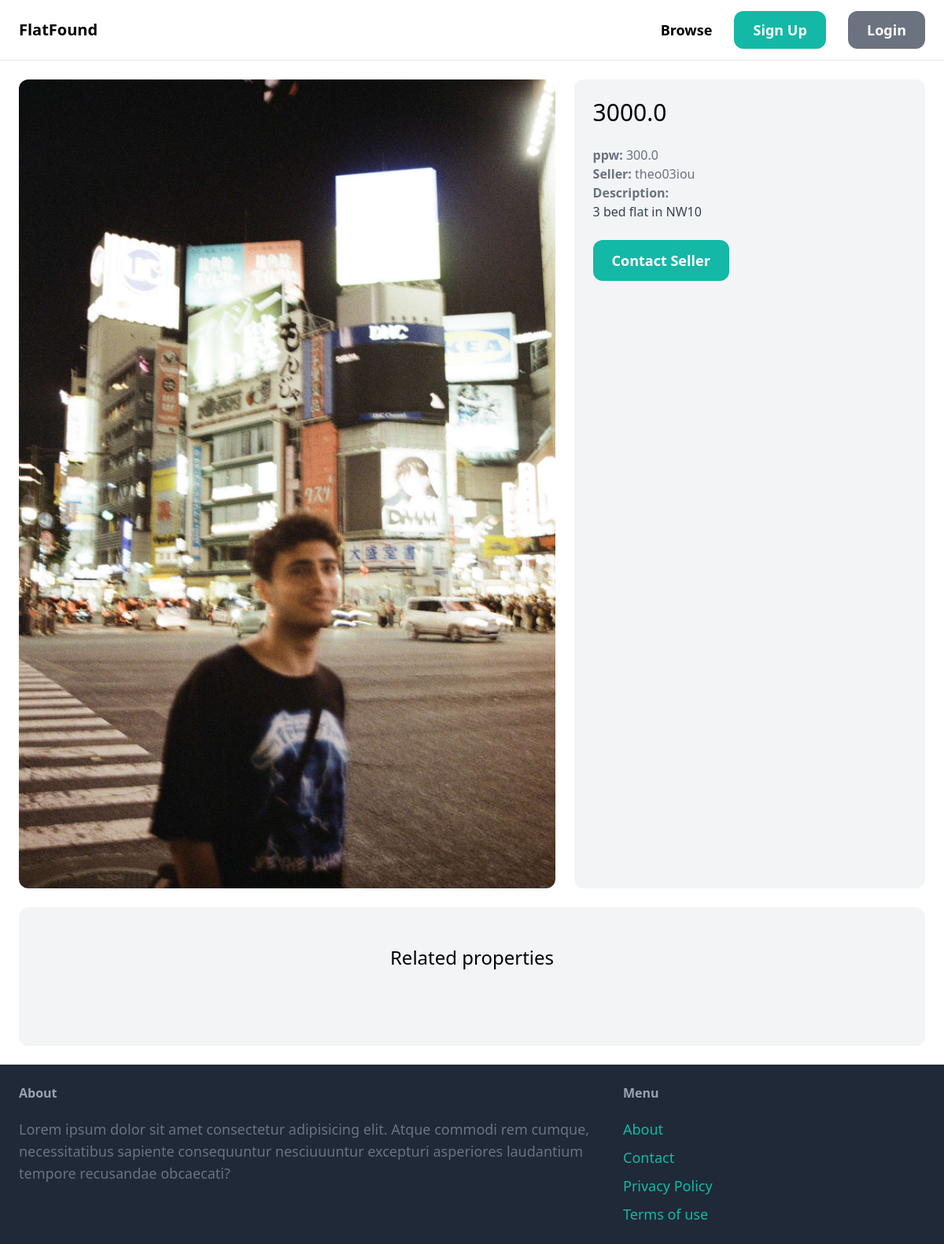
Page /properties/1/ on the earlier database version.
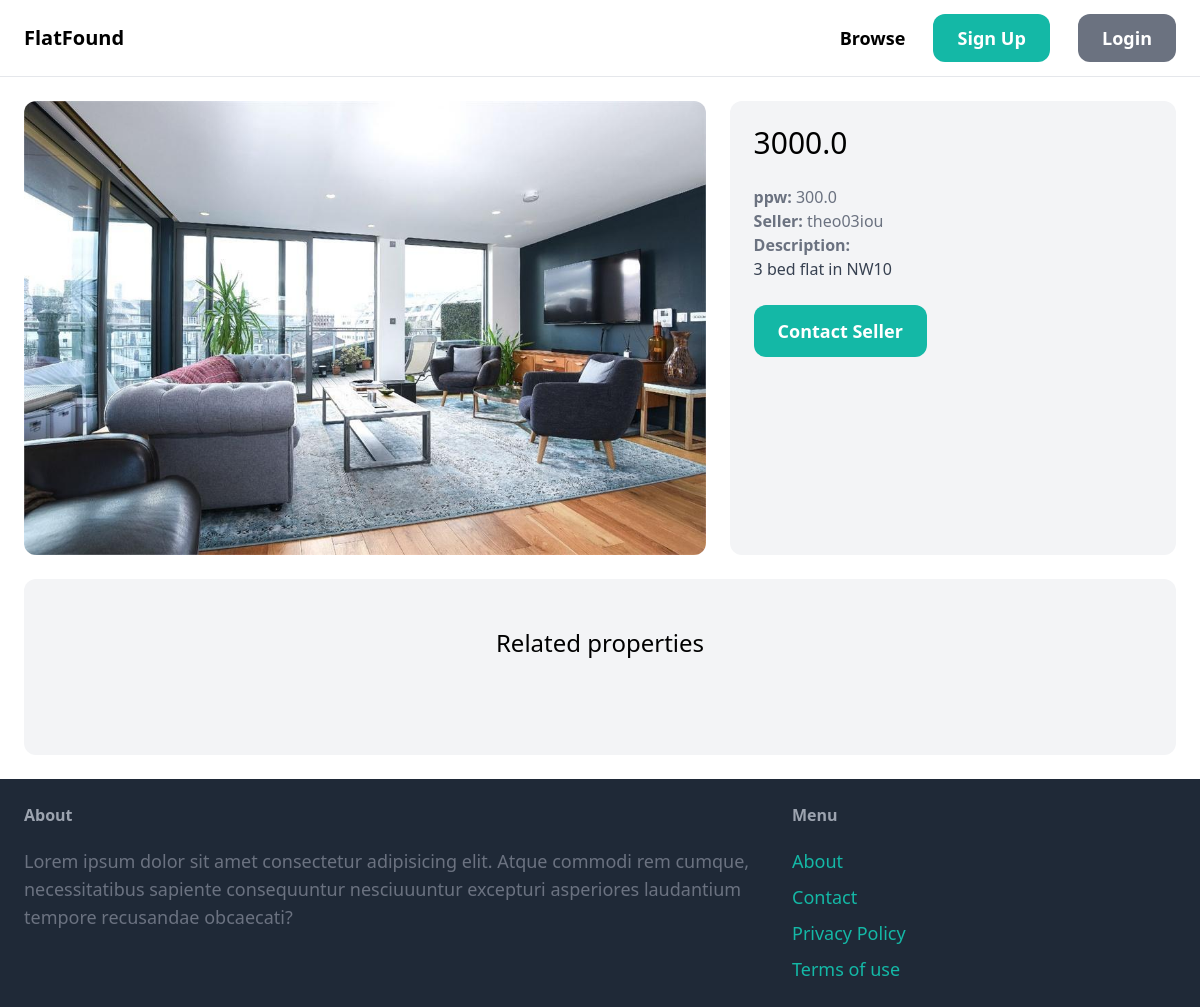
Same page on the later database version.
### property/models.py (models this page shows, shortened)
class Property(models.Model):
    category = models.ForeignKey(
        Category, related_name='properties', on_delete=models.CASCADE)
    price_pcm = models.IntegerField()
    ppw = models.FloatField()
    address = models.TextField(blank=True, null=True)
    postcode = models.TextField(blank=True, null=True)
    description = models.TextField(blank=True, null=True)
    image = models.ImageField(upload_to='prop_images', blank=True, null=True)
    created_by = models.ForeignKey(User, related_name='properties', on_delete=models.CASCADE) # If the user is deleted then so are their properties.
    created_at = models.DateField(auto_now_add=True)

### property/views.py (the view)
# urls.py: path('<int:pk>/', views.detail, name='detail'),
def detail(request, pk):
    property = get_object_or_404(Property, pk=pk)
    related_properties = Property.objects.filter(category=property.category).exclude(pk=pk)[0:3]
    return render(request, 'property/detail.html', {
        'property': property,
        'related_properties': related_properties
    })

### property/templates/property/detail.html (shortened to what this page needs)
{% extends 'core/base.html' %}
{% block content %}
<div class="grid grid-cols-5 gap-6">
    <div class="col-span-3">
        <img src="{{property.image.url}}" class="rounded-xl" alt="">
    </div>
    <div class="col-span-2 p-6 bg-gray-100 rounded-xl">
        <h1 class="mb-6 text-3xl">
            {{property.price_pcm}}
        </h1>
        <p class="text-gray-500"><strong>ppw: </strong>{{ property.ppw }}</p>
        <p class="text-gray-500"><strong>Seller: </strong>{{ property.created_by.username }}</p>
        {% if property.description %}
            <p class="text-gray-700">
                <strong class="text-gray-500">Description: </strong><br>
                {{ property.description }}
            </p>
        {% endif %}
        {% if request.user == property.created_by %}
        <div class="mt-6 p-6 bg-white rounded-xl">
            <p>This is your property!</p>
            <a href="{% url 'property:edit' property.id %}" class="inline-block mt-6 px-6 py-3 text-lg font-semibold bg-teal-500 text-white rounded-xl">EDIT</a>
            <a href="{% url 'property:delete' property.id %}" class="inline-block mt-6 px-6 py-3 text-lg font-semibold bg-red-500 text-white rounded-xl">DELETE</a>
        </div>
        {% else %}
        <a href="" class="inline-block mt-6 px-6 py-3 text-lg font-semibold bg-teal-500 text-white rounded-xl hover:bg-teal-700">Contact Seller</a>
        {% endif %}
    </div>
</div>
<div class="mt-6 px-6 py-12 bg-gray-100 rounded-xl">
    <h2 class="mb-12 text-2xl text-center">Related properties</h2>
</div>
{% endblock %}

Differences in the rows shown:
changed Property "3 bed flat in NW10": image: a different picture
